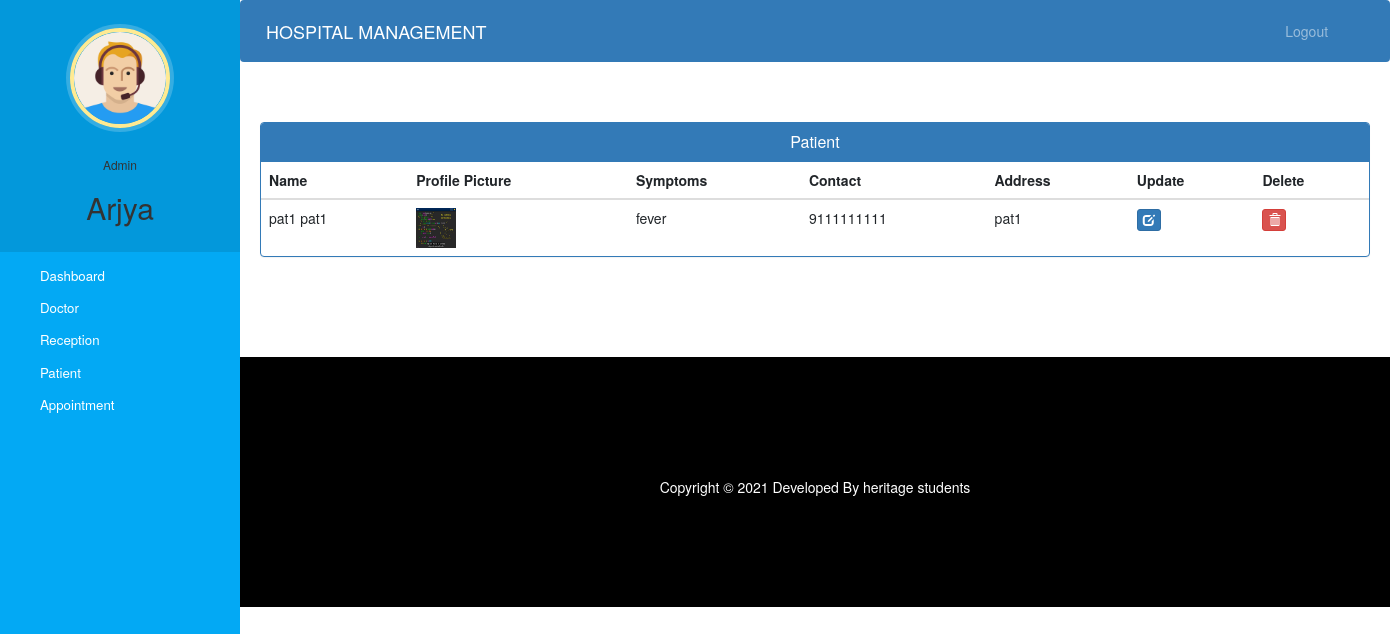
Before: /admin-view-patient (signed in) with the older database file.
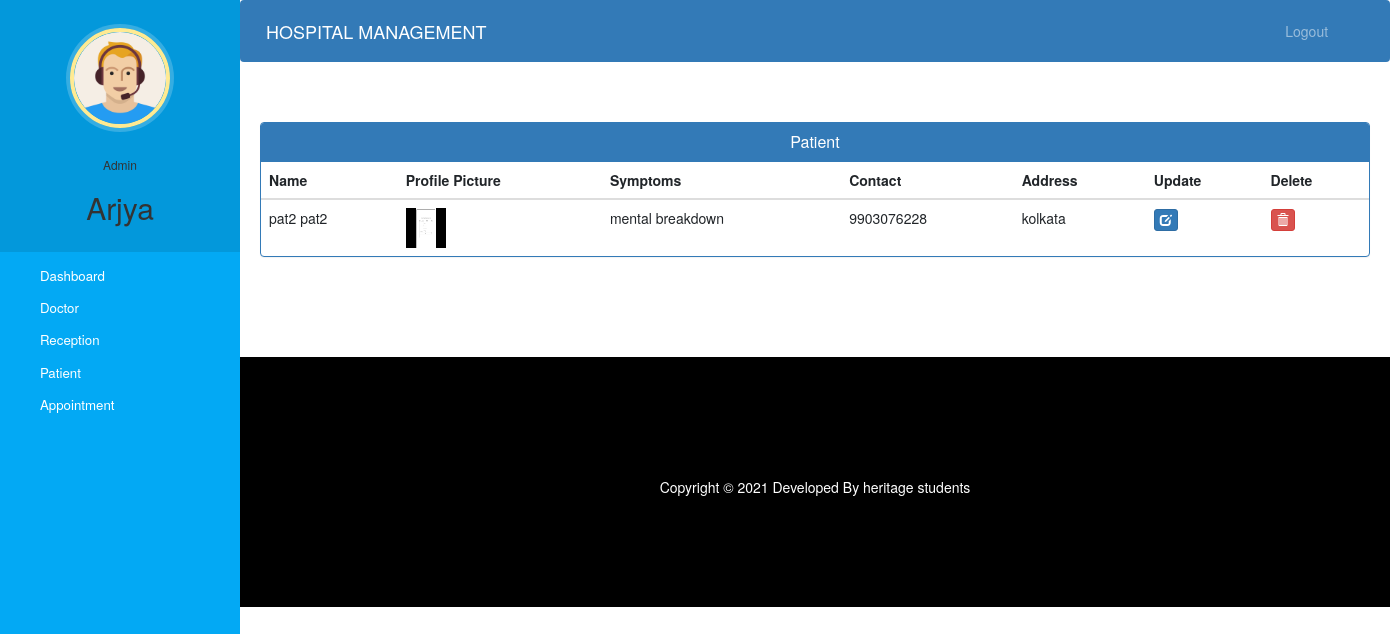
After: the same page with the newer database file.
### hospital/models.py (models this page shows, shortened)
class Patient(models.Model):
    user=models.OneToOneField(User,on_delete=models.CASCADE)
    profile_pic= models.ImageField(upload_to='profile_pic/PatientProfilePic/',null=True,blank=True)
    address = models.CharField(max_length=40)
    mobile = models.CharField(max_length=20,null=False)
    symptoms = models.CharField(max_length=100,null=False)
    assignedDoctorId = models.PositiveIntegerField(null=True)
    admitDate=models.DateField(auto_now=True)
    status=models.BooleanField(default=False)
    @property
    def get_name(self):
        return self.user.first_name+" "+self.user.last_name

### hospital/views.py (the view)
# urls.py: path('admin-view-patient', views.admin_view_patient_view,name='admin-view-patient'),
@login_required(login_url='adminlogin')
@user_passes_test(is_admin)
def admin_view_patient_view(request):
    patients=models.Patient.objects.all().filter(status=True)
    return render(request,'hospital/admin_view_patient.html',{'patients':patients})

### hospital/views.py (called while the page is built)
def is_admin(user):
    return user.groups.filter(name='ADMIN').exists()

### templates/hospital/admin_view_patient.html (shortened to what this page needs)
{% extends 'hospital/admin_base.html' %}
{% block content %}
{%load static%}
<head>
  <link href="//netdna.bootstrapcdn.com/bootstrap/3.0.0/css/bootstrap.min.css" rel="stylesheet" id="bootstrap-css">
</head>
<div class="container">
  <div class="panel panel-primary">
    <div class="panel-heading">
      <h6 class="panel-title">Patient</h6>
    </div>
    <table class="table table-hover" id="dev-table">
      <thead>
        <tr>
          <th>Name</th>
          <th>Profile Picture</th>
          <th>Symptoms</th>
          <th>Contact</th>
          <th>Address</th>
          <th>Update</th>
          <th>Delete</th>
        </tr>
      </thead>
      {% for p in patients %}
      <tr>
        <td> {{p.get_name}}</td>
        <td> <img src="{% static p.profile_pic.url %}" alt="Profile Pic" height="40px" width="40px" /></td>
        <td>{{p.symptoms}}</td>
        <td>{{p.mobile}}</td>
        <td>{{p.address}}</td>
        <td><a class="btn btn-primary btn-xs" href="{% url 'update-patient' p.id  %}"><span class="glyphicon glyphicon-edit"></span></a></td>
        <td><a class="btn btn-danger btn-xs" href="{% url 'delete-patient-from-hospital' p.id  %}"><span class="glyphicon glyphicon-trash"></span></a></td>
      </tr>
      {% endfor %}
    </table>
  </div>
</div>
{% endblock content %}

### templates/hospital/admin_base.html (shortened to what this page needs)
<!DOCTYPE html>
{% load static %}
<html lang="en">
<head>
  <link rel="stylesheet" href="https://stackpath.bootstrapcdn.com/bootstrap/4.3.1/css/bootstrap.min.css">
  <link rel="stylesheet" href="https://maxcdn.bootstrapcdn.com/font-awesome/4.7.0/css/font-awesome.min.css">
  <link rel="stylesheet" href="{% static '/style.css' %}">
</head>
<body>
  <nav class="menu" tabindex="0">
    <header class="avatar">
      <img src="{% static "images/adminpropic.png" %}" />
      <br><br>
      <h6>Admin</h6>
      <h2>{{request.user.first_name}}</h2>
    </header>
    <ul>
      <li tabindex="0" class="icon-dashboard"> <a style="color:white; text-decoration:none;" href="/admin-dashboard"><span>Dashboard</span></a> </li>
      <li tabindex="0" class="icon-customers"> <a style="color:white; text-decoration:none;" href="/admin-doctor"><span>Doctor</span></a></li>
      <li tabindex="0" class="icon-calender"> <a style="color:white;text-decoration: none;" href="/admin-reception"><span>Reception</span></a></li>
      <li tabindex="0" class="icon-users"> <a style="color:white; text-decoration:none;" href="/admin-patient"><span>Patient</span></a></li>
      <li tabindex="0" class="icon-calendar"> <a style="color:white; text-decoration:none;" href="/admin-appointment"><span>Appointment</span></a></li>
    </ul>
  </nav>
  <main>
    <div class="bs-example">
      <nav class="navbar navbar-expand-md  navbar-dark fixed-top" style="background:#337AB7;">
        <a href="/admin-dashboard" class="navbar-brand">HOSPITAL MANAGEMENT</a>
        <div class="collapse navbar-collapse justify-content-between" id="navbarCollapse">
          <div class="navbar-nav" style=" margin-left: 90%;">
            <a href="/logout" class="nav-item nav-link">Logout</a>
          </div>
        </div>
      </nav>
    </div>
    <br><br>
    {% block content %}
    {% endblock content %}
    <br><br><br><br>
    <footer>
      <br>
      <div class="container">
        <div class="row">
          <div class="col-md-12 col-sm-12">
            <div style="color:#ffffff;" class="wow fadeInUp footer-copyright">
              <p>
                Copyright &copy; 2021 Developed By heritage students </p>
            </div>
          </div>
        </div>
      </div>
    </footer>
  </main>
</body>
</html>

### static/style.css (style rules this page uses)
body { padding-left: 240px; }
main { position: relative; height: 100vh; }
.menu { background: #5bc995; height: 100vh; width: 240px; position: fixed; top: 0px; left: 0; z-index: 5; outline: none; }
.menu .avatar { background: rgba(0, 0, 0, 0.1); padding: 2em 0.5em; text-align: center; }
.menu .avatar img { width: 100px; border-radius: 50%; overflow: hidden; border: 4px solid #ffea92; box-shadow: 0 0 0 4px rgba(255, 255, 255, 0.2); }
.menu .avatar h2 { font-weight: normal; margin-bottom: 0; }
.menu ul { list-style: none; padding: 0.5em 0; margin: 0; }
.menu ul li { padding: 0.5em 1em 0.5em 3em; font-size: 0.95em; font-weight: regular; background-repeat: no-repeat; background-position: left 15px center; background-size: auto 20px; transition: all 0.15s linear; cursor: pointer; }
.menu ul li.icon-dashboard { background-image: url("http://www.entypo.com/images//gauge.svg"); }
.menu ul li.icon-customers { background-image: url("http://www.entypo.com/images//briefcase.svg"); }
.menu ul li.icon-users { background-image: url("http://www.entypo.com/images//users.svg"); }
.menu ul li.icon-calendar { background-image: url("http://www.entypo.com/images//calendar.svg"); }

### templates/hospital/admin_base.html (style rules this page uses)
a:link { text-decoration: none; }
a { color: white; }
footer { padding: 0px 0px 0px 0px; background-color: black; margin: 0px; }
p { text-align: center; }
body { padding-left: 240px; }
main { position: relative; height: 100vh; }
.menu { background: #03a9f4; height: 100vh; width: 240px; position: fixed; top: 0px; left: 0; z-index: 5; outline: none; }
.menu .avatar { background: rgba(0, 0, 0, 0.1); padding: 2em 0.5em; text-align: center; }
.menu .avatar img { width: 100px; border-radius: 50%; overflow: hidden; border: 4px solid #ffea92; box-shadow: 0 0 0 4px rgba(255, 255, 255, 0.2); }
.menu .avatar h2 { font-weight: normal; margin-bottom: 0; }
.menu ul { list-style: none; padding: 0.5em 0; margin: 0; }
.menu ul li { padding: 0.5em 1em 0.5em 3em; font-size: 0.95em; font-weight: regular; background-repeat: no-repeat; background-position: left 15px center; background-size: auto 20px; transition: all 0.15s linear; cursor: pointer; }
.menu ul li.icon-dashboard { background-image: url("http://www.entypo.com/images//gauge.svg"); }
.menu ul li.icon-customers { background-image: url("http://www.entypo.com/images//briefcase.svg"); }
.menu ul li.icon-users { background-image: url("http://www.entypo.com/images//users.svg"); }
.menu ul li.icon-calendar { background-image: url("http://www.entypo.com/images//calendar.svg"); }

### templates/hospital/admin_view_patient.html (style rules this page uses)
a:link { text-decoration: none; }
h6 { text-align: center; }
.row { margin: 100px; }

Changed rows visible on the page:
removed Patient: get_name "pat1 pat1", profile_pic (picture), symptoms "fever", mobile "9111111111", address "pat1"
added Patient: get_name "pat2 pat2", profile_pic (picture), symptoms "mental breakdown", mobile "9903076228", address "kolkata"
